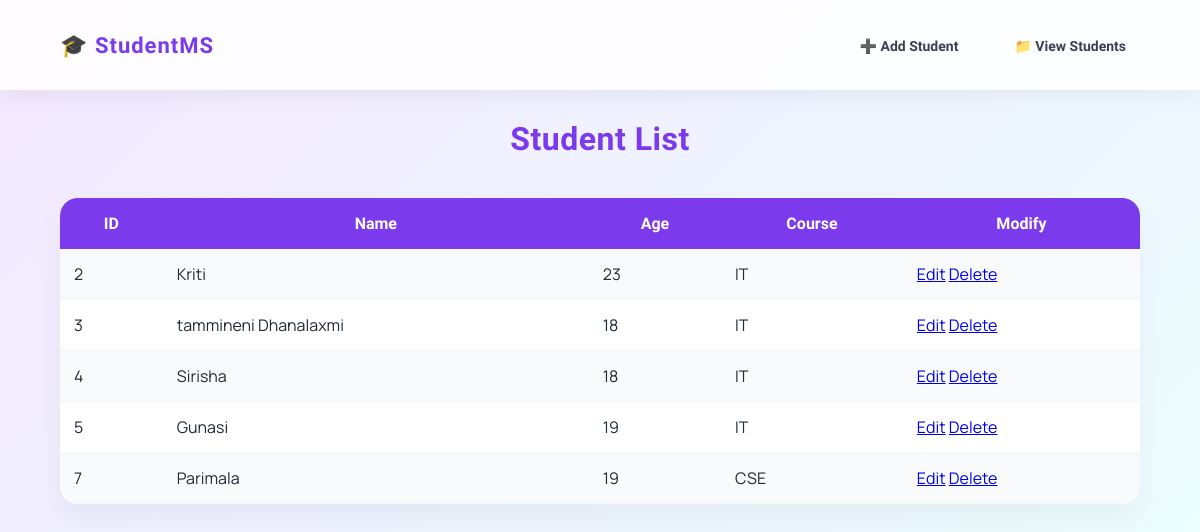
Page /view (signed in) on the committed database.
### tables this page shows
CREATE TABLE students(
            id INTEGER PRIMARY KEY AUTOINCREMENT,
            name TEXT,
            age INTEGER,
            course TEXT
        );

### app.py (the view)
@app.route("/view")
def view():
    if "user" not in session:
        return redirect("/login")
    conn = sqlite3.connect("students.db")
    cursor = conn.cursor()
    cursor.execute("SELECT id, name, age, course FROM students")
    students = cursor.fetchall()
    conn.close()
    return render_template("view.html", students=students)

### Templates/view.html (shortened to what this page needs)
<!DOCTYPE html>
<html>
<head>
    <link rel="stylesheet" href="{{url_for('static',filename='style.css')}}">
</head>
<body>
    <nav class="navbar">
    <div class="logo">🎓 StudentMS</div>
    <ul class="nav-links">
        <li><a href="/">➕ Add Student</a></li>
        <li><a href="/view">📁 View Students</a></li>
    </ul>
</nav>
    <h1>Student List</h1>
    <table>
        <tr>
            <th>ID</th>
            <th>Name</th>
            <th>Age</th>
            <th>Course</th>
            <th>Modify</th>
        </tr>
        {% for student in students %}
        <tr>
            <td>{{student[0]}}</td>
            <td>{{student[1]}}</td>
            <td>{{student[2]}}</td>
            <td>{{student[3]}}</td>
            <td>
                <a href="/edit/{{student[0]}}">Edit</a>
                <a href="/delete/{{student[0]}}">Delete</a>
            </td>
        </tr>
         {% endfor%}
    </table>
    <br>
</body>
</html>

### Static/style.css (style rules this page uses)
body { background: linear-gradient(135deg, #F3E8FF, #ECFEFF); font-family: 'Manrope', sans-serif; color: #1F2937; margin: 0; padding: 0; }
.navbar { display: flex; justify-content: space-between; align-items: center; padding: 18px 60px; background: rgba(255,255,255,0.85); backdrop-filter: blur(10px); box-shadow: 0 8px 20px rgba(0,0,0,0.05); }
.logo { font-family: 'Urbanist', sans-serif; font-size: 22px; font-weight: 700; color: #7C3AED; letter-spacing: 1px; }
.nav-links { list-style: none; display: flex; gap: 28px; }
.nav-links a { text-decoration: none; font-family: 'Urbanist', sans-serif; font-weight: 600; font-size: 14px; color: #374151; padding: 8px 14px; border-radius: 10px; transition: 0.3s ease; }
h1, h2 { font-family: 'Urbanist', sans-serif; font-weight: 700; letter-spacing: 0.5px; color: #7C3AED; text-align: center; margin-top: 30px; margin-bottom: 20px; }
table { width: 90%; margin: 40px auto; border-collapse: collapse; background: white; border-radius: 18px; overflow: hidden; box-shadow: 0 15px 30px rgba(0,0,0,0.05); }
th { background: #7C3AED; color: white; padding: 16px; font-family: 'Urbanist', sans-serif; font-weight: 600; }
td { padding: 14px; font-family: 'Manrope', sans-serif; border-bottom: 1px solid #F3F4F6; }
tr:nth-child(even) { background: #F9FAFB; }

### rows in the picture
students: id "2", name "Kriti", age "23", course "IT"
students: id "3", name "tammineni Dhanalaxmi", age "18", course "IT"
students: id "4", name "Sirisha", age "18", course "IT"
students: id "5", name "Gunasi", age "19", course "IT"
students: id "7", name "Parimala", age "19", course "CSE"
